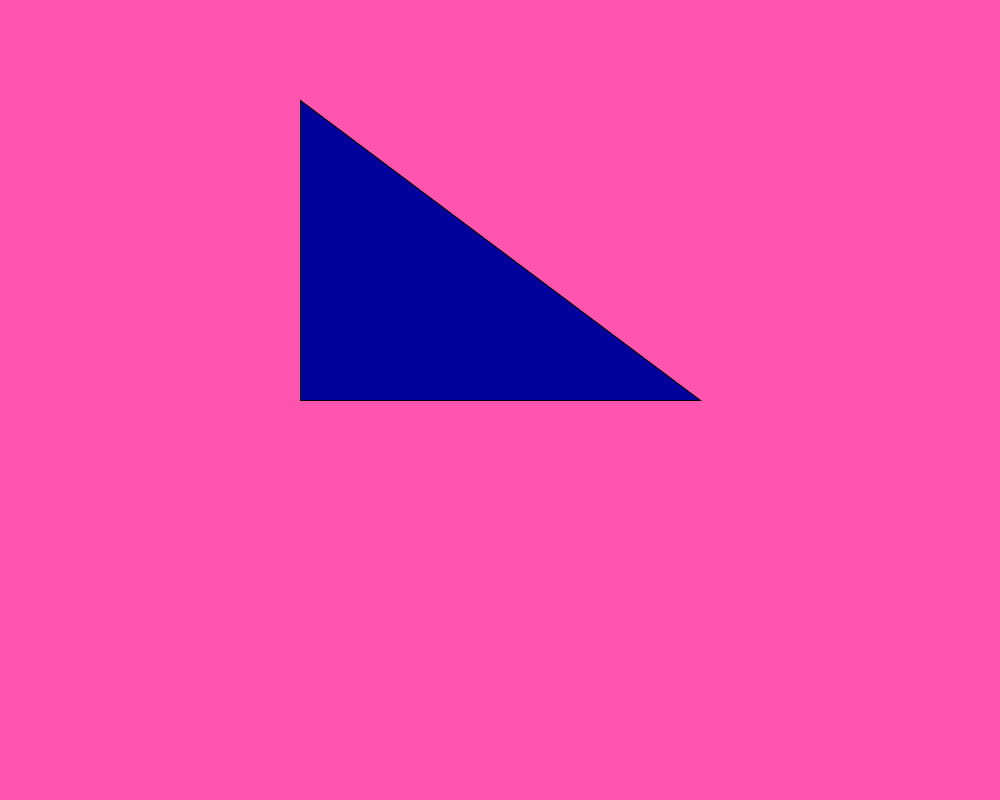
Frame 1 (no input)
Frame 60 (the mouse pressed at the canvas centre just before this capture): identical to frame 1, image omitted
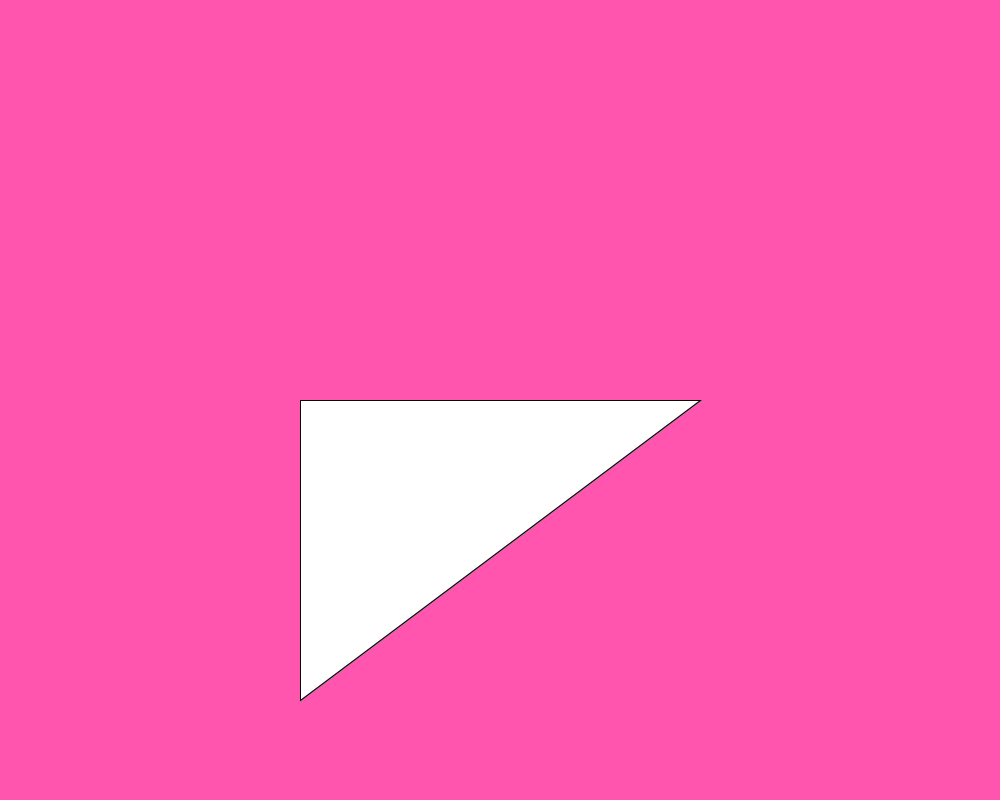
Frame 120 (the mouse held since frame 60 and released just before this capture)

The Processing sketch that drew these frames (run headless with seeded random() and noise(); from frame 60 on, the mouse is pressed at the canvas centre):

// Processing sketch: sketch_170814a
// ── sketch_170814a.pde
void setup(){ 
  size(1000,800);
}
void draw(){
  background(255,85,174);
  if(mousePressed){
  fill(mouseX,mouseY,255);
  triangle(700,400,300,700,300,400);
}
  else{
  fill(mouseX,mouseY,100);
  fill(mouseX,mouseY,155);
  triangle(700,400,300,100,300,400);}
}
